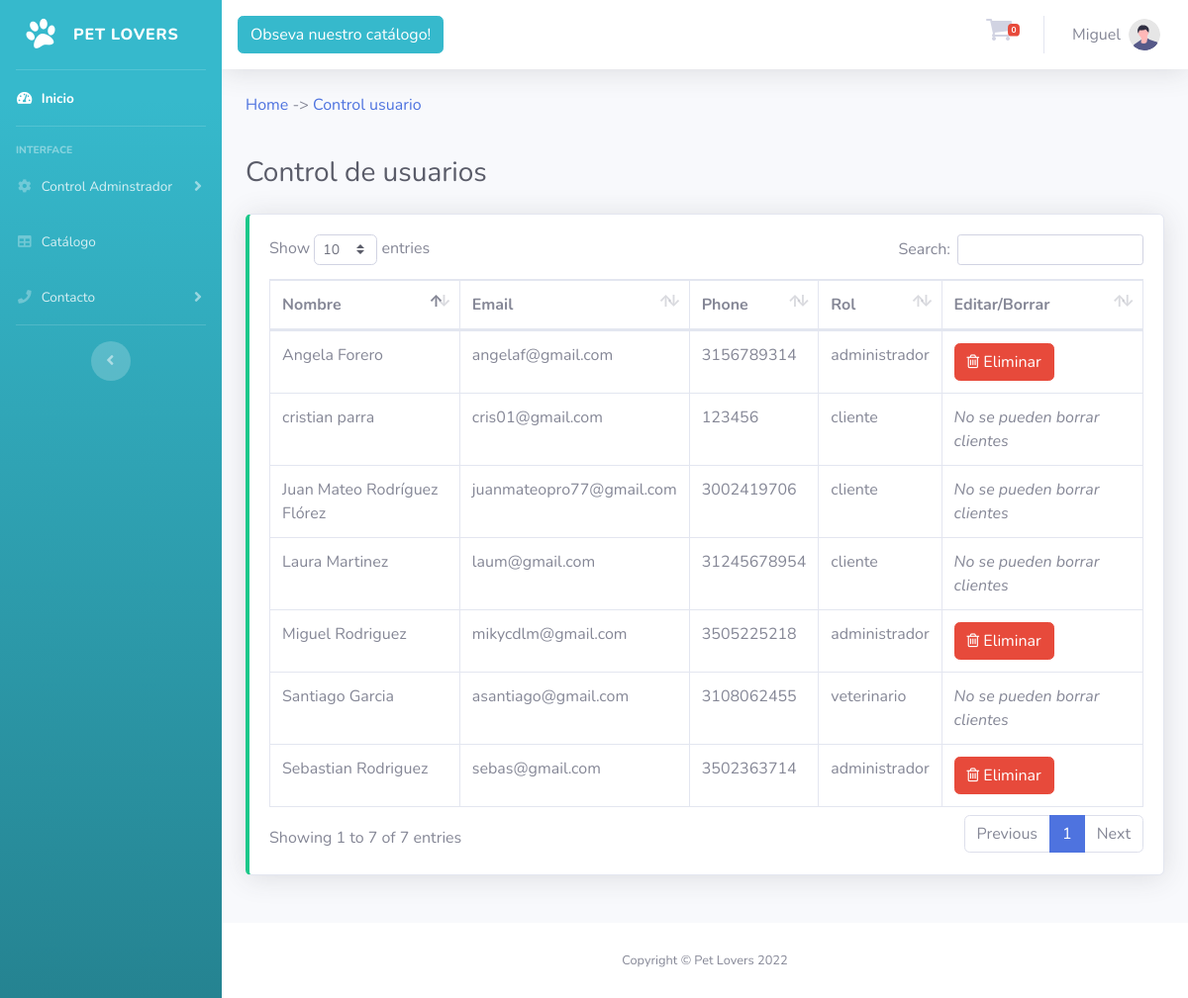
/Controller/UsuariosController.php?accion=usuarios (signed in), run on the app's committed database.
### tables this page shows
CREATE TABLE `usuario` (
  `idUsuario` int(11) NOT NULL,
  `Nom_usuario` varchar(45) DEFAULT NULL,
  `Ape_usuario` varchar(30) NOT NULL,
  `Email_usuario` varchar(45) DEFAULT NULL,
  `Contraseña` varchar(45) DEFAULT NULL,
  `Tel_usuario` varchar(45) DEFAULT NULL,
  `Rol_idRol` int(11) NOT NULL
);

CREATE TABLE `rol` (
  `idRol` int(11) NOT NULL,
  `Tipo_rol` varchar(45) DEFAULT NULL
);

### Model/Usuario.php (called while the page is built, shortened)
<?php
class Usuario{
	protected function ConsultarUsuarios(){
		try{
			include_once 'Database.php';
			$ic = new Connection();
			$sql = "SELECT idUsuario, Nom_usuario, Ape_usuario, Email_usuario, Tel_usuario, Tipo_rol as Rol_idRol from usuario join rol on Rol_idRol=idRol";
			$consulta = $ic->db->prepare($sql);
			$consulta->execute();
			$objetousuario = $consulta->fetchAll(PDO::FETCH_OBJ);
			return $objetousuario;
		} catch (Exception $e){
			die($e->getMessage());
		}
	}
}
 ?>

### Model/Database.php (called while the page is built, shortened)
<?php
class Connection{
	public function __construct(){
			try {
				$this->db = new PDO('mysql:host='.self::server.';dbname='.self::dbname,self::dbuser,self::dbpass);
			} catch (PDOException $e) {
				echo " Error ". $e->getMessage();
			}
		}
}
 ?>

### Views/control-usuario.php (the view, shortened to what this page needs)
    <div class="container-fluid">
        <p><a href="UsuariosController.php?accion=home">Home</a> -> <a href="UsuariosController.php?accion=usuarios">Control usuario</a></p>
        <br>
        <div class="d-sm-flex align-items-center justify-content-between mb-4">
            <h1 class="h3 mb-0 text-gray-800">Control de usuarios</h1>
        </div>
        <?php
            $usuarios = $this->model->ConsultarUsuarios();
         ?>
        <div class="row">
            <div class="col-lg-12 mb-4">
                <div class="card shadow mb-4 border-left-success">
                    <div class="card-body">
                        <div class="table-responsive">
                            <table class="table table-bordered" id="dataTable" width="100%" cellspacing="0">
                                <thead>
                                    <tr>
                                        <th>Nombre</th>
                                        <th>Email</th>
                                        <th>Phone</th>
                                        <th>Rol</th>
                                        <th>Editar/Borrar</th>
                                    </tr>
                                </thead>
                                <tbody>
                                    <?php
                                        foreach ($usuarios as $user) {
                                            echo"<tr>";
                                            echo"<td>". $user->Nom_usuario . " " . $user->Ape_usuario. "</td>";
                                            echo"<td>". $user->Email_usuario."</td>";
                                            echo"<td>". $user->Tel_usuario."</td>";
                                            echo"<td>". $user->Rol_idRol."</td>";
                                            echo"<td>";
                                            if ($user->Rol_idRol == "administrador" && $user->idUsuario != "20") {
                                            ?>
                                                <form method="POST" action="UsuariosController.php" enctype="multipart/form-data">
                                                    <button type="submit" class="btn btn-danger"><i class="fa fa-trash-o" aria-hidden="true"></i> Eliminar</button>
                                                </form>
                                            <?php
                                            }else{
                                                echo"<i>No se pueden borrar clientes</i>";
                                            }
                                            echo"</td>";
                                            echo"</tr>";
                                        }?>
                                </tbody>
                            </table>
                        </div>
                    </div>
                </div>
            </div>
        </div>
    </div>
</div>

### data on the page
usuario: Nom_usuario "Miguel", Ape_usuario "Rodriguez", Email_usuario "mikycdlm@gmail.com", Tel_usuario "3505225218", Rol_idRol.Tipo_rol "administrador"
usuario: Nom_usuario "Juan Mateo", Ape_usuario "Rodríguez Flórez", Email_usuario "juanmateopro77@gmail.com", Tel_usuario "3002419706", Rol_idRol.Tipo_rol "cliente", shows "No se pueden borrar clientes"
usuario: Nom_usuario "Santiago", Ape_usuario "Garcia", Email_usuario "asantiago@gmail.com", Tel_usuario "3108062455", Rol_idRol.Tipo_rol "veterinario", shows "No se pueden borrar clientes"
usuario: Nom_usuario "Laura", Ape_usuario "Martinez", Email_usuario "laum@gmail.com", Tel_usuario "31245678954", Rol_idRol.Tipo_rol "cliente", shows "No se pueden borrar clientes"
usuario: Nom_usuario "Angela", Ape_usuario "Forero", Email_usuario "angelaf@gmail.com", Tel_usuario "3156789314", Rol_idRol.Tipo_rol "administrador"
usuario: Nom_usuario "Sebastian", Ape_usuario "Rodriguez", Email_usuario "sebas@gmail.com", Tel_usuario "3502363714", Rol_idRol.Tipo_rol "administrador"
usuario: Nom_usuario "cristian", Ape_usuario "parra", Email_usuario "cris01@gmail.com", Tel_usuario "123456", Rol_idRol.Tipo_rol "cliente", shows "No se pueden borrar clientes"

### other printed values
$_SESSION['Nom_usuario'] "Miguel"
